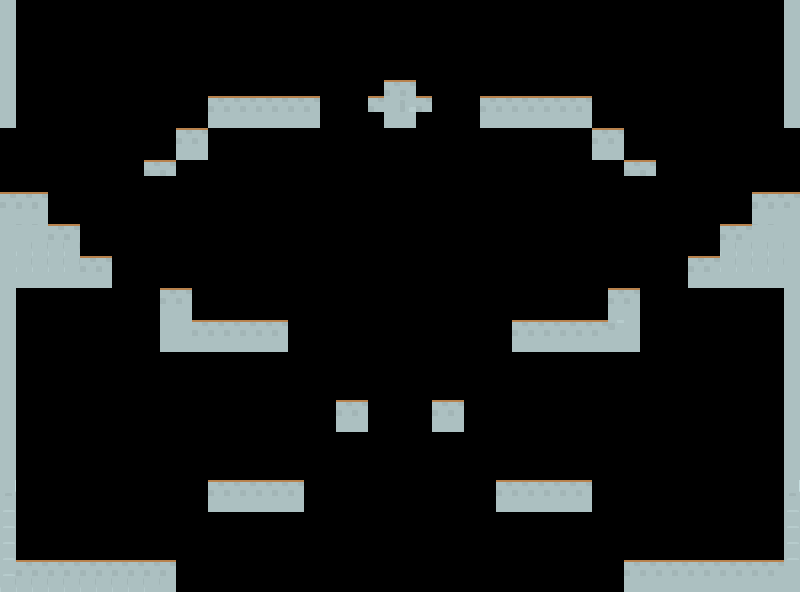

A level layout from a 2D game, rendered from its tile map. Below: a short description, then the map file with its tile-grid data intact:
An orthogonal 50x37 tile map with 16x16 px tiles, 1 tile layer (Capa de Patrones 1).

<map version="1.2" tiledversion="1.2.0" orientation="orthogonal" renderorder="right-down" width="50" height="37" tilewidth="16" tileheight="16" infinite="0" nextlayerid="3" nextobjectid="6">
 <tileset firstgid="1" source="../assets/scenarios/patrones 16x16.tsx" />
 <layer id="1" name="Capa de Patrones 1" width="50" height="37">
  <data encoding="csv">
3932,0,0,0,0,0,0,0,0,0,0,0,0,0,0,0,0,0,0,0,0,0,0,0,0,0,0,0,0,0,0,0,0,0,0,0,0,0,0,0,0,0,0,0,0,0,0,0,0,3932,
3932,0,0,0,0,0,0,0,0,0,0,0,0,0,0,0,0,0,0,0,0,0,0,0,0,0,0,0,0,0,0,0,0,0,0,0,0,0,0,0,0,0,0,0,0,0,0,0,0,3932,
3932,0,0,0,0,0,0,0,0,0,0,0,0,0,0,0,0,0,0,0,0,0,0,0,0,0,0,0,0,0,0,0,0,0,0,0,0,0,0,0,0,0,0,0,0,0,0,0,0,3932,
3932,0,0,0,0,0,0,0,0,0,0,0,0,0,0,0,0,0,0,0,0,0,0,0,0,0,0,0,0,0,0,0,0,0,0,0,0,0,0,0,0,0,0,0,0,0,0,0,0,3932,
3932,0,0,0,0,0,0,0,0,0,0,0,0,0,0,0,0,0,0,0,0,0,0,0,0,0,0,0,0,0,0,0,0,0,0,0,0,0,0,0,0,0,0,0,0,0,0,0,0,3932,
3932,0,0,0,0,0,0,0,0,0,0,0,0,0,0,0,0,0,0,0,0,0,0,0,5094,5094,0,0,0,0,0,0,0,0,0,0,0,0,0,0,0,0,0,0,0,0,0,0,0,3932,
3932,0,0,0,0,0,0,0,0,0,0,0,0,5094,5094,5094,5094,5094,5094,5094,0,0,0,5094,3932,3307,5094,0,0,0,5094,5094,5094,5094,5094,5094,5094,0,0,0,0,0,0,0,0,0,0,0,0,3932,
3932,0,0,0,0,0,0,0,0,0,0,0,0,3932,3932,3932,3932,3932,3932,3932,0,0,0,0,3932,3932,0,0,0,0,3932,3932,3932,3932,3932,3932,3932,0,0,0,0,0,0,0,0,0,0,0,0,3932,
0,0,0,0,0,0,0,0,0,0,0,5094,5094,0,0,0,0,0,0,0,0,0,0,0,0,0,0,0,0,0,0,0,0,0,0,0,0,5094,5094,0,0,0,0,0,0,0,0,0,0,0,
0,0,0,0,0,0,0,0,0,0,0,3932,3932,0,0,0,0,0,0,0,0,0,0,0,0,0,0,0,0,0,0,0,0,0,0,0,0,3932,3932,0,0,0,0,0,0,0,0,0,0,0,
0,0,0,0,0,0,0,0,0,5094,5094,0,0,0,0,0,0,0,0,0,0,0,0,0,0,0,0,0,0,0,0,0,0,0,0,0,0,0,0,5094,5094,0,0,0,0,0,0,0,0,0,
0,0,0,0,0,0,0,0,0,0,0,0,0,0,0,0,0,0,0,0,0,0,0,0,0,0,0,0,0,0,0,0,0,0,0,0,0,0,0,0,0,0,0,0,0,0,0,0,0,0,
5094,5094,5094,0,0,0,0,0,0,0,0,0,0,0,0,0,0,0,0,0,0,0,0,0,0,0,0,0,0,0,0,0,0,0,0,0,0,0,0,0,0,0,0,0,0,0,0,5094,5094,5094,
3932,5199,5199,0,0,0,0,0,0,0,0,0,0,0,0,0,0,0,0,0,0,0,0,0,0,0,0,0,0,0,0,0,0,0,0,0,0,0,0,0,0,0,0,0,0,0,0,5199,5199,3932,
3932,5199,5199,5094,5094,0,0,0,0,0,0,0,0,0,0,0,0,0,0,0,0,0,0,0,0,0,0,0,0,0,0,0,0,0,0,0,0,0,0,0,0,0,0,0,0,5094,5094,5199,5199,3932,
3203,3308,3308,3308,3308,0,0,0,0,0,0,0,0,0,0,0,0,0,0,0,0,0,0,0,0,0,0,0,0,0,0,0,0,0,0,0,0,0,0,0,0,0,0,0,0,3308,3308,3308,3308,3932,
3203,3308,3308,3308,3308,5094,5094,0,0,0,0,0,0,0,0,0,0,0,0,0,0,0,0,0,0,0,0,0,0,0,0,0,0,0,0,0,0,0,0,0,0,0,0,5094,5094,3308,3308,3308,3308,3932,
3203,3932,3932,3932,3932,3932,3932,0,0,0,0,0,0,0,0,0,0,0,0,0,0,0,0,0,0,0,0,0,0,0,0,0,0,0,0,0,0,0,0,0,0,0,0,3932,3932,3932,3932,3932,3932,3932,
3932,0,0,0,0,0,0,0,0,0,5094,5094,0,0,0,0,0,0,0,0,0,0,0,0,0,0,0,0,0,0,0,0,0,0,0,0,0,0,5094,5094,0,0,0,0,0,0,0,0,0,3932,
3932,0,0,0,0,0,0,0,0,0,3932,3932,0,0,0,0,0,0,0,0,0,0,0,0,0,0,0,0,0,0,0,0,0,0,0,0,0,0,3932,3932,0,0,0,0,0,0,0,0,0,3932,
3932,0,0,0,0,0,0,0,0,0,3932,3932,5094,5094,5094,5094,5094,5094,0,0,0,0,0,0,0,0,0,0,0,0,0,0,5094,5094,5094,5094,5094,5094,3412,3932,0,0,0,0,0,0,0,0,0,3932,
3932,0,0,0,0,0,0,0,0,0,3932,3932,3932,3932,3932,3932,3932,3932,0,0,0,0,0,0,0,0,0,0,0,0,0,0,3932,3932,3932,3932,3932,3932,3932,3932,0,0,0,0,0,0,0,0,0,3932,
3932,0,0,0,0,0,0,0,0,0,0,0,0,0,0,0,0,0,0,0,0,0,0,0,0,0,0,0,0,0,0,0,0,0,0,0,0,0,0,0,0,0,0,0,0,0,0,0,0,3932,
3932,0,0,0,0,0,0,0,0,0,0,0,0,0,0,0,0,0,0,0,0,0,0,0,0,0,0,0,0,0,0,0,0,0,0,0,0,0,0,0,0,0,0,0,0,0,0,0,0,3932,
3932,0,0,0,0,0,0,0,0,0,0,0,0,0,0,0,0,0,0,0,0,0,0,0,0,0,0,0,0,0,0,0,0,0,0,0,0,0,0,0,0,0,0,0,0,0,0,0,0,3932,
3932,0,0,0,0,0,0,0,0,0,0,0,0,0,0,0,0,0,0,0,0,5094,5094,0,0,0,0,5094,5094,0,0,0,0,0,0,0,0,0,0,0,0,0,0,0,0,0,0,0,0,3932,
3932,0,0,0,0,0,0,0,0,0,0,0,0,0,0,0,0,0,0,0,0,3932,3932,0,0,0,0,3932,3932,0,0,0,0,0,0,0,0,0,0,0,0,0,0,0,0,0,0,0,0,3932,
3932,0,0,0,0,0,0,0,0,0,0,0,0,0,0,0,0,0,0,0,0,0,0,0,0,0,0,0,0,0,0,0,0,0,0,0,0,0,0,0,0,0,0,0,0,0,0,0,0,3932,
3932,0,0,0,0,0,0,0,0,0,0,0,0,0,0,0,0,0,0,0,0,0,0,0,0,0,0,0,0,0,0,0,0,0,0,0,0,0,0,0,0,0,0,0,0,0,0,0,0,3932,
3932,0,0,0,0,0,0,0,0,0,0,0,0,0,0,0,0,0,0,0,0,0,0,0,0,0,0,0,0,0,0,0,0,0,0,0,0,0,0,0,0,0,0,0,0,0,0,0,0,3932,
2169,0,0,0,0,0,0,0,0,0,0,0,0,5094,5094,5094,5094,5094,5094,0,0,0,0,0,0,0,0,0,0,0,0,5094,5094,5094,5094,5094,5094,0,0,0,0,0,0,0,0,0,0,0,0,2169,
4358,0,0,0,0,0,0,0,0,0,0,0,0,3932,3932,3932,3932,3932,3932,0,0,0,0,0,0,0,0,0,0,0,0,3932,3932,3932,3932,3932,3932,0,0,0,0,0,0,0,0,0,0,0,0,4358,
4358,0,0,0,0,0,0,0,0,0,0,0,0,0,0,0,0,0,0,0,0,0,0,0,0,0,0,0,0,0,0,0,0,0,0,0,0,0,0,0,0,0,0,0,0,0,0,0,0,4358,
4358,0,0,0,0,0,0,0,0,0,0,0,0,0,0,0,0,0,0,0,0,0,0,0,0,0,0,0,0,0,0,0,0,0,0,0,0,0,0,0,0,0,0,0,0,0,0,0,0,4358,
4358,0,0,0,0,0,0,0,0,0,0,0,0,0,0,0,0,0,0,0,0,0,0,0,0,0,0,0,0,0,0,0,0,0,0,0,0,0,0,0,0,0,0,0,0,0,0,0,0,4358,
4358,5094,5094,5094,5094,5094,5094,5094,5094,5094,5094,0,0,0,0,0,0,0,0,0,0,0,0,0,0,0,0,0,0,0,0,0,0,0,0,0,0,0,0,5094,5094,5094,5094,5094,5094,5094,5094,5094,5094,3932,
3308,3308,3308,3308,3308,3308,3308,3308,3308,3308,3932,0,0,0,0,0,0,0,0,0,0,0,0,0,0,0,0,0,0,0,0,0,0,0,0,0,0,0,0,3932,3932,3932,3932,3932,3932,3932,3932,3932,3932,3932
</data>
 </layer>
</map>
